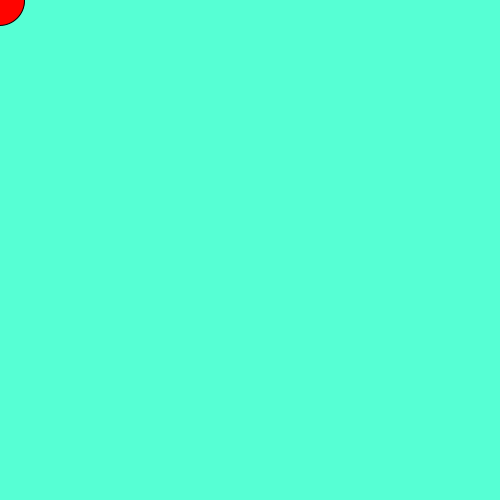
Frame 1 (no input)
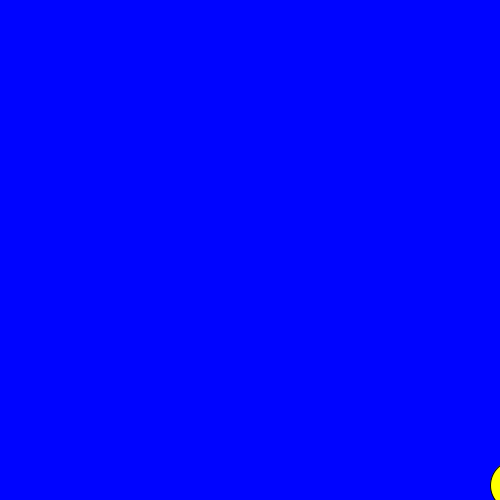
Frame 60 (the mouse pressed at the canvas centre just before this capture)
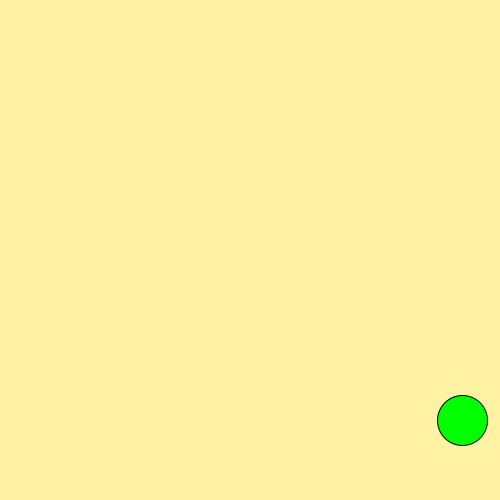
Frame 120 (the mouse held since frame 60 and released just before this capture)

The Processing sketch that drew these frames (run headless with seeded random() and noise(); from frame 60 on, the mouse is pressed at the canvas centre):

// Processing sketch: sketch_2014_11_18
// ── sketch_2014_11_18.pde
float x, y, vx, vy, ax, ay, sz;

void setup() {
  size(500, 500);
  x=0;
  y=0;
  sz=50;
  colorMode(HSB,360,100,100,100);
}

void draw() {
  background(random(255),random(255),random(255));
  ax=random(-.5, .5);
  ay=random(-.5, .5);
  vx+=ax;
  vy+=ay;
  x+=vx;
  y+=vy;
  fill(frameCount%360, 100, 100, 100);
  ellipse(x, y, sz, sz);
  if (x-sz/2>width){
     x=-sz/2;
  }
  if (x+sz/2<0){
    x=width+sz/2;
  }
  if (y-sz/2>height){
    y=-sz/2;
  }
  if (y+sz/2<0){
    y=height+sz/2;
  }
  if (mousePressed){
    ax=random(-.5,.5);
    ay=random(-.5,.5);
  }
}
